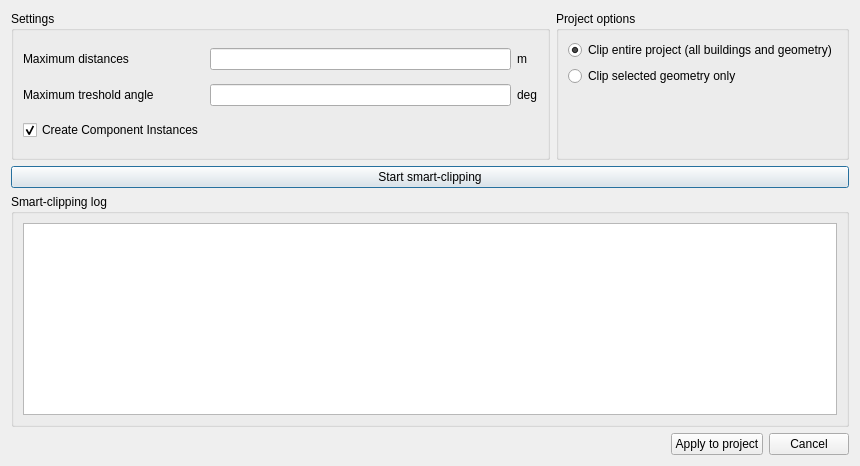
<?xml version="1.0" encoding="UTF-8"?>
<ui version="4.0">
 <class>SVSmartIntersectionDialog</class>
 <widget class="QDialog" name="SVSmartIntersectionDialog">
  <property name="geometry">
   <rect>
    <x>0</x>
    <y>0</y>
    <width>860</width>
    <height>466</height>
   </rect>
  </property>
  <property name="windowTitle">
   <string>Smart Clipping Settings</string>
  </property>
  <layout class="QVBoxLayout" name="verticalLayout_3">
   <item>
    <layout class="QHBoxLayout" name="horizontalLayout_3">
     <item>
      <widget class="QGroupBox" name="groupBoxConnectSurfaces">
       <property name="title">
        <string>Settings</string>
       </property>
       <layout class="QGridLayout" name="gridLayout_2">
        <item row="0" column="1">
         <widget class="QtExt::ValidatingLineEdit" name="lineEditConnectSurfacesMaxDistance"/>
        </item>
        <item row="0" column="0">
         <widget class="QLabel" name="label_9">
          <property name="text">
           <string>Maximum distances</string>
          </property>
         </widget>
        </item>
        <item row="1" column="2">
         <widget class="QLabel" name="label_2">
          <property name="text">
           <string>deg</string>
          </property>
         </widget>
        </item>
        <item row="1" column="1">
         <widget class="QtExt::ValidatingLineEdit" name="lineEditConnectSurfacesMaxAngle"/>
        </item>
        <item row="1" column="0">
         <widget class="QLabel" name="label_10">
          <property name="text">
           <string>Maximum treshold angle</string>
          </property>
         </widget>
        </item>
        <item row="0" column="2">
         <widget class="QLabel" name="label">
          <property name="text">
           <string>m</string>
          </property>
         </widget>
        </item>
        <item row="2" column="0">
         <widget class="QCheckBox" name="checkBoxCreateComp">
          <property name="text">
           <string>Create Component Instances</string>
          </property>
          <property name="checked">
           <bool>true</bool>
          </property>
         </widget>
        </item>
       </layout>
      </widget>
     </item>
     <item>
      <widget class="QGroupBox" name="groupBoxProjectSelection">
       <property name="title">
        <string>Project options</string>
       </property>
       <layout class="QGridLayout" name="gridLayout">
        <item row="0" column="0">
         <widget class="QRadioButton" name="radioButtonEntireProject">
          <property name="text">
           <string>Clip entire project (all buildings and geometry)</string>
          </property>
          <property name="checked">
           <bool>true</bool>
          </property>
         </widget>
        </item>
        <item row="1" column="0">
         <widget class="QRadioButton" name="radioButtonSelectedGeometry">
          <property name="text">
           <string>Clip selected geometry only</string>
          </property>
          <property name="checked">
           <bool>false</bool>
          </property>
         </widget>
        </item>
        <item row="2" column="0">
         <spacer name="verticalSpacer">
          <property name="orientation">
           <enum>Qt::Vertical</enum>
          </property>
          <property name="sizeHint" stdset="0">
           <size>
            <width>20</width>
            <height>10</height>
           </size>
          </property>
         </spacer>
        </item>
       </layout>
      </widget>
     </item>
    </layout>
   </item>
   <item>
    <widget class="QPushButton" name="pushButtonStartClipping">
     <property name="text">
      <string>Start smart-clipping</string>
     </property>
    </widget>
   </item>
   <item>
    <widget class="QGroupBox" name="groupBoxLog">
     <property name="title">
      <string>Smart-clipping log</string>
     </property>
     <layout class="QVBoxLayout" name="verticalLayout">
      <item>
       <widget class="QPlainTextEdit" name="plainTextEdit">
        <property name="readOnly">
         <bool>true</bool>
        </property>
       </widget>
      </item>
     </layout>
    </widget>
   </item>
   <item>
    <layout class="QHBoxLayout" name="horizontalLayout_2">
     <item>
      <spacer name="horizontalSpacer_2">
       <property name="orientation">
        <enum>Qt::Horizontal</enum>
       </property>
       <property name="sizeHint" stdset="0">
        <size>
         <width>40</width>
         <height>20</height>
        </size>
       </property>
      </spacer>
     </item>
     <item>
      <widget class="QPushButton" name="pushButtonApply">
       <property name="text">
        <string>Apply to project</string>
       </property>
      </widget>
     </item>
     <item>
      <widget class="QPushButton" name="pushButtonCancel">
       <property name="text">
        <string>Cancel</string>
       </property>
      </widget>
     </item>
    </layout>
   </item>
  </layout>
 </widget>
 <customwidgets>
  <customwidget>
   <class>QtExt::ValidatingLineEdit</class>
   <extends>QLineEdit</extends>
   <header location="global">QtExt_ValidatingLineEdit.h</header>
   <slots>
    <signal>editingFinishedSuccessfully()</signal>
   </slots>
  </customwidget>
 </customwidgets>
 <resources/>
 <connections/>
</ui>
